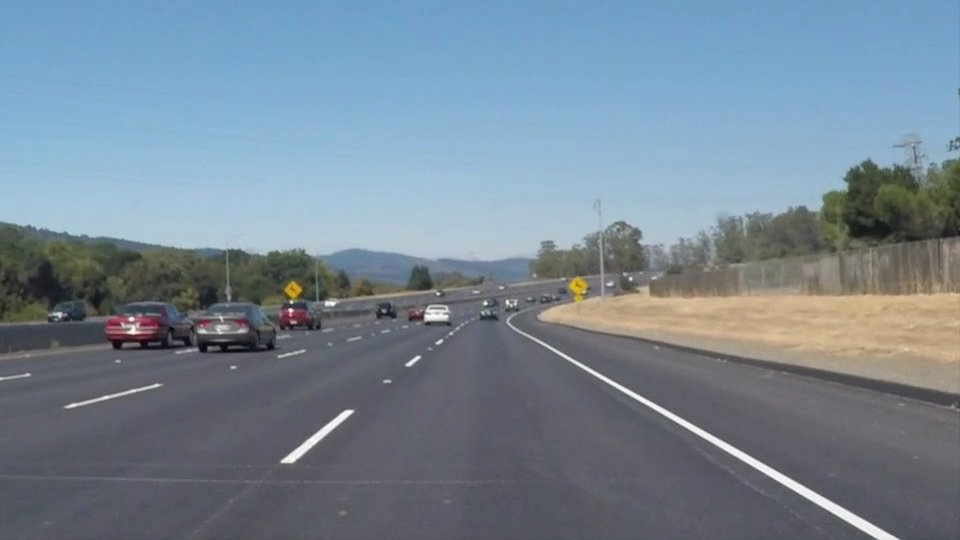
#> input picture test_images/solidWhiteCurve.jpg, 960 x 540 px
$ python -i lane_detection.py   (imports and definitions only)
#> lines starting #> are read from the running program, lines starting #| are printed output that depends on the picture; after the words box and inside, x2 and y2 are one past the last pixel; in counts of white or black regions, pixels touching at a corner belong together
import os
import cv2
import matplotlib.image as mpimg
import numpy as np
from scipy import stats
from moviepy.editor import VideoFileClip
from collections import deque


class LaneDetectorWithMemory:
    # [6 lines left out: function __init__, not called in this run]

    def mean_coefficients(self, coefficients_queue, axis=0):
        return [0, 0] if len(coefficients_queue) == 0 else np.mean(
            coefficients_queue, axis=axis)

    # [18 lines left out: function determine_line_coefficients, not called in this run]

    def lane_detection_pipeline(self, img):
        marked_image = process_image(img)
        return marked_image


# [33 lines left out: functions roi, show_image, not called in this run]


def canny(img, low_threshold, high_threshold):
    """Applies the Canny transform"""
    return cv2.Canny(img, low_threshold, high_threshold)


def gaussian_blur(img, kernel_size):
    """Applies a Gaussian Noise kernel"""
    return cv2.GaussianBlur(img, (kernel_size, kernel_size), 0)


def region_of_interest(img, vertices):
    """
    Applies an image mask. Only keeps the region of the image defined by the polygon formed from `vertices`. The rest of the image is set to black.
    :param img: Image to extract ROI
    :param vertices: [numpy array] vertices of integer points.
    :return:
    """
    # defining a blank mask to start with
    mask = np.zeros_like(img)
    imshape = img.shape

    # defining a 3 channel or 1 channel color to fill the mask with depending on the input image
    if len(imshape) > 2:
        channel_count = imshape[2]  # i.e. 3 or 4 depending on your image
        ignore_mask_color = (255,) * channel_count
    else:
        ignore_mask_color = 255

    # filling pixels inside the polygon defined by "vertices" with the fill color
    cv2.fillPoly(mask, vertices, ignore_mask_color)

    # returning the image only where mask pixels are nonzero
    masked_image = cv2.bitwise_and(img, mask)
    return masked_image


def draw_lines(img, lines, color="red", thickness=5):
    """
    This function draws `lines` with `color` and `thickness`.
    Lines are drawn on the image inplace (mutates the image).
    :param img: original image
    :param lines: lines to be drawn
    :param color: color of lines default = red [255, 0, 0]
    :param thickness: thickness of the line marker
    :return:
    """
    if color == "red":
        color = [255, 0, 0]
    for line in lines:
        for x1, y1, x2, y2 in line:
            cv2.line(img, (x1, y1), (x2, y2), color, thickness)
    return img


def hough_lines(img, rho, theta, threshold, min_line_len, max_line_gap):
    """
    Draws Hough lines on a Canny transformed image
    :param img: canny transformed image
    :param rho: distance in polar coordinate system
    :param theta: angle in polar coordinate system
    :param threshold:
    :param min_line_len: minimum line length to be considered as a line
    :param max_line_gap: maximum line gap to be considered as a line
    :return: image(img) with Hough lines drawn on it
    """
    lines = cv2.HoughLinesP(img, rho, theta, threshold, np.array([]),
                            minLineLength=min_line_len, maxLineGap=max_line_gap)
    line_img = np.zeros_like(img)
    draw_lines(line_img, lines)
    return line_img, lines


def separate_lines(lines, imshape):
    """
    Separates left and line lane marking based on their position and slope
    :param lines: detected lines
    :param imshape: shape of the original image
    :return:
    """

    middle_x = imshape[1] / 2

    left_lane_lines = []
    right_lane_lines = []

    for line in lines:
        for x1, y1, x2, y2 in line:
            dx = x2 - x1
            if dx == 0:
                # Discarding line since we can't gradient is undefined at this dx
                continue
            dy = y2 - y1

            # Similarly, if the y value remains constant as x increases, discard line
            if dy == 0:
                continue

            slope = dy / dx

            # This is pure guess than anything...
            # but get rid of lines with a small slope as they are likely to be horizontal one
            epsilon = 0.1
            if abs(slope) <= epsilon:
                continue

            if slope < 0 and x1 < middle_x and x2 < middle_x:
                # Lane should also be within the left hand side of region of interest
                left_lane_lines.append([[x1, y1, x2, y2]])
            elif x1 >= middle_x and x2 >= middle_x:
                # Lane should also be within the right hand side of region of interest
                right_lane_lines.append([[x1, y1, x2, y2]])

    return left_lane_lines, right_lane_lines


# [11 lines left out: function color_lanes, not called in this run]


def find_lane_lines_formula(lines):
    xs = []
    ys = []

    for line in lines:
        for x1, y1, x2, y2 in line:
            xs.append(x1)
            xs.append(x2)
            ys.append(y1)
            ys.append(y2)

    slope, intercept, r_value, p_value, std_err = stats.linregress(xs, ys)

    # A straight line is expressed as f(x) = Ax + b. Slope is the A, while intercept is the b
    return (slope, intercept)


def trace_lane_line(img, lines, top_y, imshape):
    A, b = find_lane_lines_formula(lines)

    bottom_y = imshape[0] - 1
    # y = Ax + b, therefore x = (y - b) / A
    x_to_bottom_y = (bottom_y - b) / A
    top_x_to_y = (top_y - b) / A

    new_lines = [
        [[int(x_to_bottom_y), int(bottom_y), int(top_x_to_y), int(top_y)]]]
    return draw_lines(img, new_lines)


def trace_both_lane_lines(img, left_lane_lines, right_lane_lines, vert, imshape):
    region_top_left = vert[0][1]

    left_lane_img = trace_lane_line(img, left_lane_lines, region_top_left[1], imshape)
    full_lanes_img = trace_lane_line(left_lane_img, right_lane_lines,region_top_left[1], imshape)

    return full_lanes_img


def process_image(img):
    img_gray = cv2.cvtColor(img, cv2.COLOR_RGB2GRAY)
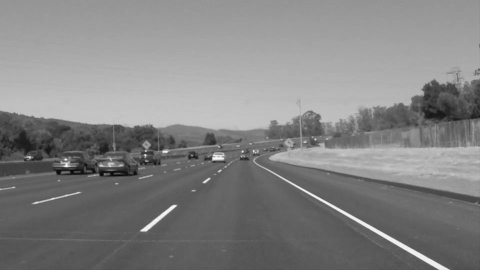
#> img_gray: shape (540, 960) (shown at 1/2 size); min 5, max 255, mean 131.2

    # Create HSV(Hue Saturation Value) color space
    lower_yellow = np.array([20, 100, 100], dtype=np.uint8)
    upper_yellow = np.array([30, 255, 255], dtype=np.uint8)
    # Convert to hsv image
    img_hsv = cv2.cvtColor(img, cv2.COLOR_RGB2HSV)  # RGB2HLS
#> img_hsv: shape (540, 960, 3); mean H, S, V 97.9, 55.2, 152.4

    # Create White and Yellow Masks
    mask_yellow = cv2.inRange(img_hsv, lower_yellow, upper_yellow)
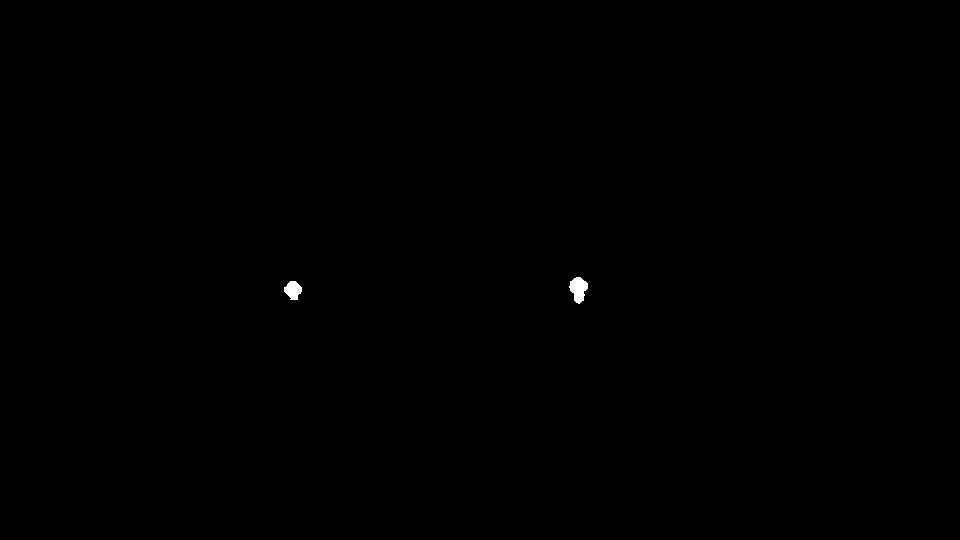
#> mask_yellow: shape (540, 960); 0.11% white; 2 white regions, box (x1, y1, x2, y2) and area: (569, 277, 588, 304) 332, (284, 281, 302, 300) 239
    mask_white = cv2.inRange(img_gray, 200, 255)
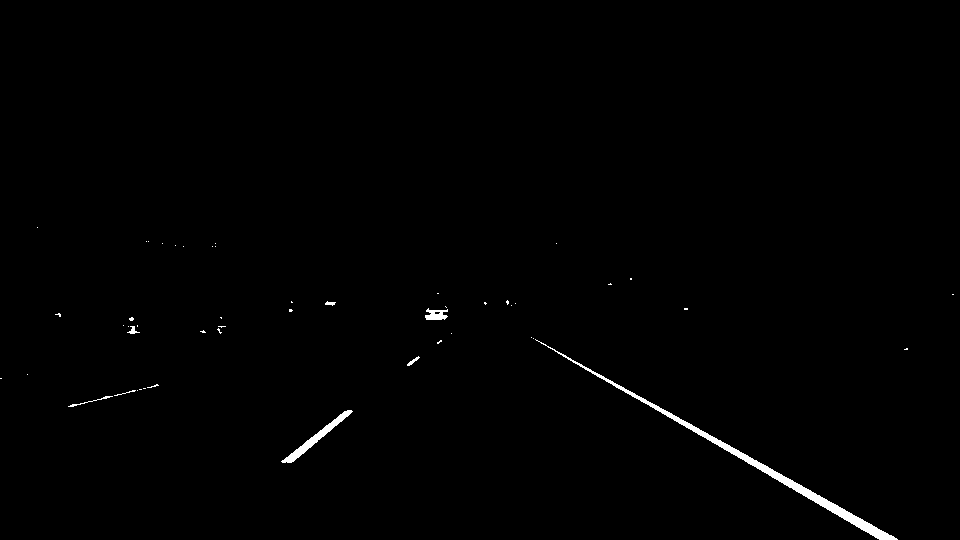
#> mask_white: shape (540, 960); 0.66% white; 50 white regions (42 under 20 px), largest, box (x1, y1, x2, y2) and area: (535, 339, 898, 540) 2264, (281, 410, 353, 463) 570, (425, 308, 448, 320) 182
    mask_yw = cv2.bitwise_or(mask_white, mask_yellow)
#> mask_yw: shape (540, 960); 0.77% white; 52 white regions (42 under 20 px), largest, box (x1, y1, x2, y2) and area: (535, 339, 898, 540) 2264, (281, 410, 353, 463) 570, (569, 277, 588, 304) 332
    img_mask_yw = cv2.bitwise_and(img_gray, mask_yw)

    # Filter noise using Gaussian blur
    gauss_gray = gaussian_blur(img_mask_yw, 5)

    # Canny Edge Detection (recommended ratio of 1:2 or 1:3)
    lower_canny_threshold = 50
    upper_canny_threshold = 150
    canny_edges = canny(gauss_gray, lower_canny_threshold, upper_canny_threshold)


    # get image vertices
    imshape = img.shape
    # ROI mask parameters
    mask_x_pad = 80
    mask_y_pad = 85
    vertices = np.array([[(0, imshape[0]),
                          (imshape[1] / 2 - mask_x_pad,
                           imshape[0] / 2 + mask_y_pad),
                          (imshape[1] / 2 + mask_x_pad,
                           imshape[0] / 2 + mask_y_pad),
                          (imshape[1], imshape[0])]],
                        dtype=np.int32)

    # Get image only inside the Region of Interest
    img_roi = region_of_interest(canny_edges, vertices)
#> in region_of_interest, `cv2.fillPoly(mask, vertices, ignore_mask_color)`:
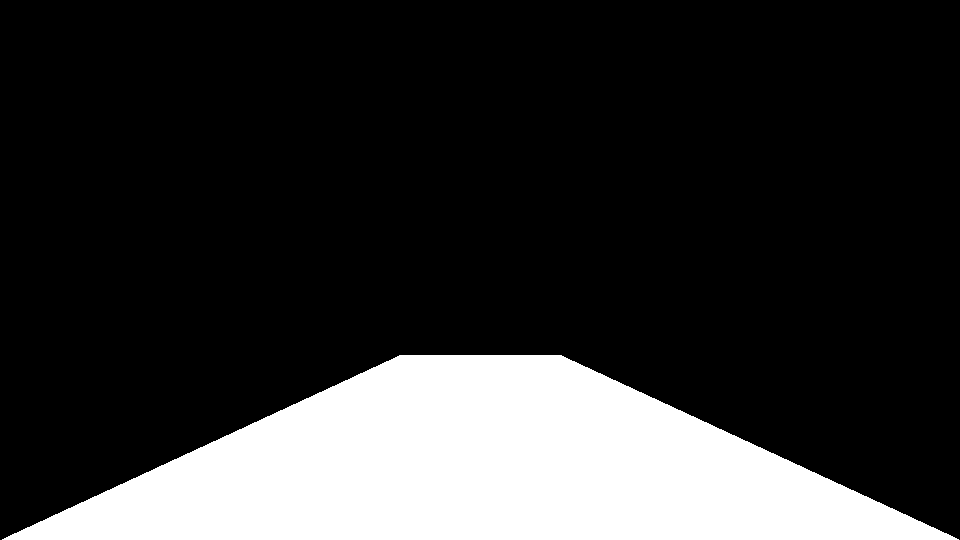
#> mask: shape (540, 960); 20% white; 1 white region, box (x1, y1, x2, y2) and area: (2, 355, 959, 540) 103629
#> in region_of_interest, `masked_image = cv2.bitwise_and(img, mask)`:
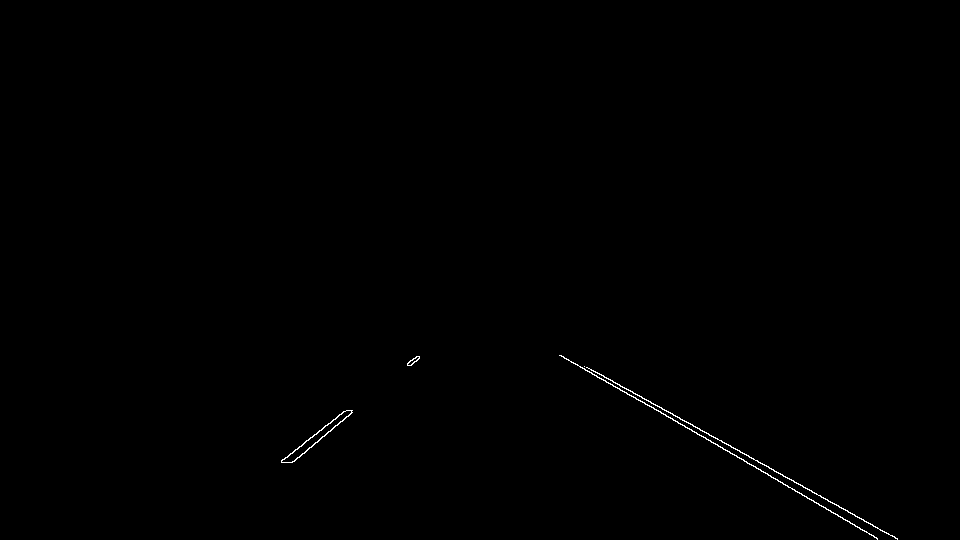
#> masked_image: shape (540, 960); 0.24% white in thin lines or dots, all inside (x1, y1, x2, y2) = (281, 355, 898, 540)

    # Detect and draw Hough Lines
    hough_threshold = 10  # 10
    hough_min_lin_len = 20  # 20
    hough_max_lin_gap = 15  # 15
    img_line, lines = hough_lines(img_roi, 1, np.pi / 180, hough_threshold,
                                  hough_min_lin_len, hough_max_lin_gap)
#> in hough_lines, `lines = cv2.HoughLinesP(img, rho, theta, threshold, np.array([]), minL..`: lines = 13 rows, first 6: [561, 355, 876, 537], [587, 367, 897, 539], [290, 462, 352, 412], [281, 462, 339, 414], [294, 461, 317, 442], [771, 477, 877, 539]
#> the loop in draw_lines, `for line in lines:` made 13 passes
#> after the loop in draw_lines, `for line in lines:`:
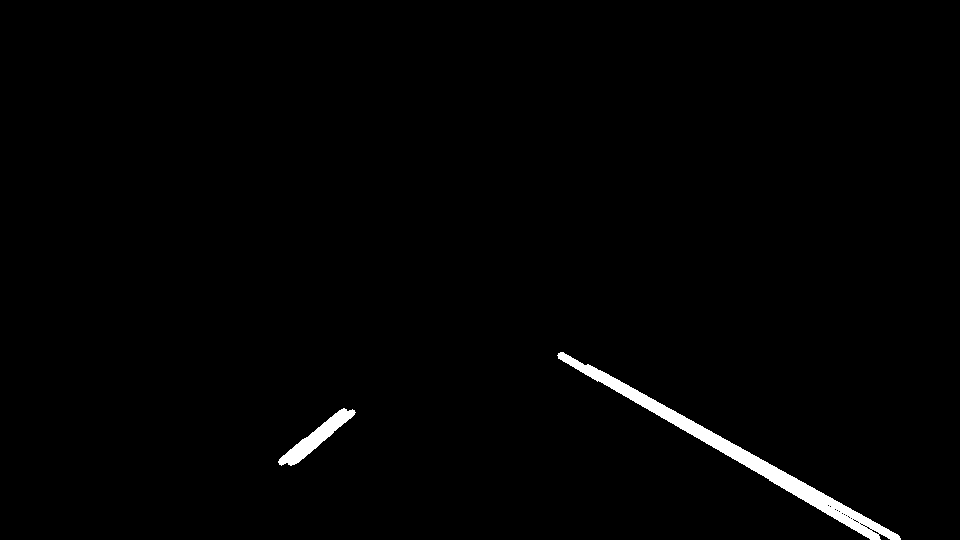
#> img: shape (540, 960); 1.2% white; 2 white regions, box (x1, y1, x2, y2) and area: (557, 352, 901, 540) 5024, (278, 408, 356, 466) 1209

    # separate left and right lanes
    img_sep_lns = separate_lines(lines, imshape)
#> the loop in separate_lines, `for line in lines:` made 13 passes
#> after the loop in separate_lines, `for line in lines:`: left_lane_lines = [[[290, 462, 352, 412]], [[281, 462, 339, 414]], [[294, 461, 317, 442]], [[321, 430, 344, 411]], [[291, 462, 331, 430]], [[281, 461, 306, 440]], [[322, 429, 343, 411]]]; right_lane_lines = [[[561, 355, 876, 537]], [[587, 367, 897, 539]], [[771, 477, 877, 539]], [[599, 373, 897, 538]], [[560, 355, 599, 378]], [[635, 397, 777, 479]]]
#    img_color_lns = color_lanes(img, img_sep_lns[0], img_sep_lns[1])

    marked_image = trace_both_lane_lines(img, img_sep_lns[0],
                                           img_sep_lns[1], vertices, imshape)
#> in trace_lane_line, `top_x_to_y = (top_y - b) / A`: top_x_to_y = 415
#> in trace_lane_line, `new_lines = [ [[int(x_to_bottom_y), int(bottom_y), int(top_x_to_y), in..`: new_lines = [[[192, 539, 414, 355]]]
#> the loop in draw_lines (call 2), `for line in lines:` made 1 pass
#> call 3 of draw_lines, with color = 'red', thickness = 5
#> the loop in draw_lines (call 3), `for line in lines:` made 1 pass
#> line on pass 1: [[886, 539, 561, 355]]
#> after the loop in draw_lines (call 3), `for line in lines:`:
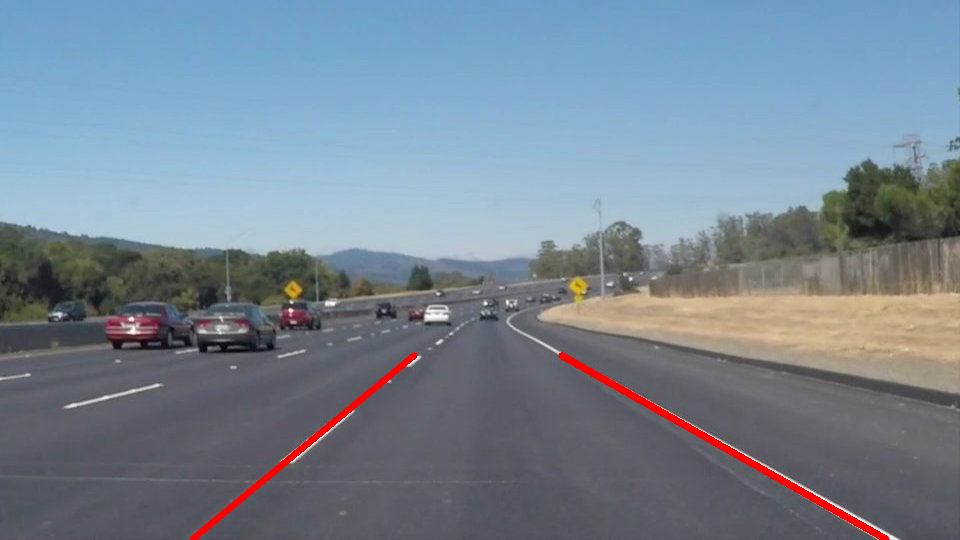
#> img: shape (540, 960, 3); mean R, G, B 119.3, 132.9, 146.5

    return marked_image


def create_lane_line_coefficients_list(length = 10):
    return deque(maxlen=length)


MAXIMUM_SLOPE_DIFF = 0.1
MAXIMUM_INTERCEPT_DIFF = 50.0


# [40 lines left out: functions lane_detection_images, lane_detection_videos, main, not called in this run]


# [2 lines not run here, left out]

>>> import cv2
>>> picture = cv2.cvtColor(cv2.imread('test_images/solidWhiteCurve.jpg'), cv2.COLOR_BGR2RGB)
>>> result = process_image(picture)

$ run again, on test_images/solidYellowLeft.jpg
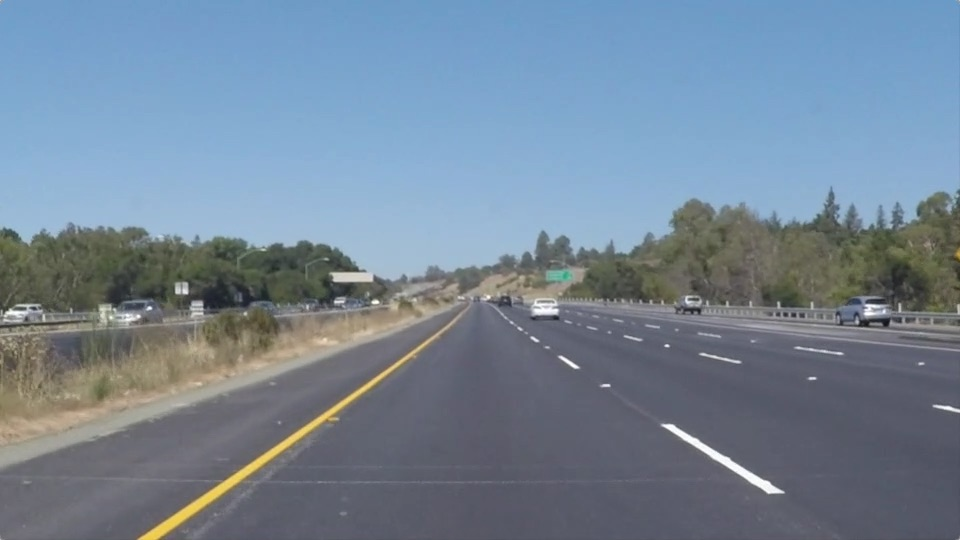
#> input picture test_images/solidYellowLeft.jpg, 960 x 540 px
#> img_hsv: shape (540, 960, 3); mean H, S, V 94.7, 61.6, 155
#> mask_yellow: shape (540, 960); 0.56% white; 4 white regions (1 under 20 px), largest, box (x1, y1, x2, y2) and area: (139, 373, 386, 540) 2830, (955, 247, 960, 260) 46, (397, 360, 408, 368) 20
#> mask_white: shape (540, 960); 0.65% white; 66 white regions (52 under 20 px), largest, box (x1, y1, x2, y2) and area: (164, 374, 384, 527) 1065, (662, 424, 784, 493) 921, (333, 273, 372, 281) 300
#> mask_yw: shape (540, 960); 0.99% white; 61 white regions (46 under 20 px), largest, box (x1, y1, x2, y2) and area: (139, 366, 395, 540) 2859, (662, 424, 784, 493) 921, (333, 273, 372, 281) 300
#> mask: shape (540, 960); 20% white; 1 white region, box (x1, y1, x2, y2) and area: (2, 355, 959, 540) 103629
#> masked_image: shape (540, 960); 0.25% white in thin lines or dots, all inside (x1, y1, x2, y2) = (139, 356, 784, 540)
#> in hough_lines, `lines = cv2.HoughLinesP(img, rho, theta, threshold, np.array([]), minL..`: lines = 17 rows, first 6: [162, 538, 405, 362], [258, 458, 343, 401], [662, 426, 768, 492], [139, 537, 403, 359], [670, 424, 783, 491], [668, 424, 782, 492]
#> the loop in draw_lines, `for line in lines:` made 17 passes
#> after the loop in draw_lines, `for line in lines:`:
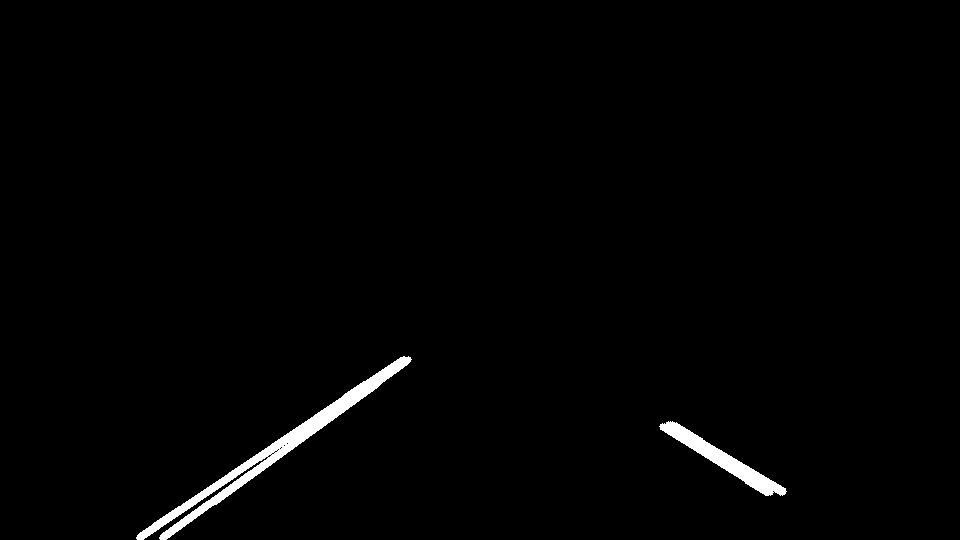
#> img: shape (540, 960); 1.3% white; 2 white regions, box (x1, y1, x2, y2) and area: (136, 356, 412, 540) 4627, (659, 421, 787, 496) 2009
#> the loop in separate_lines, `for line in lines:` made 17 passes
#> after the loop in separate_lines, `for line in lines:`: left_lane_lines = 11 items; right_lane_lines = [[[662, 426, 768, 492]], [[670, 424, 783, 491]], [[668, 424, 782, 492]], [[664, 426, 770, 492]], [[674, 425, 700, 441]], [[747, 480, 767, 492]]]
#> the loop in find_lane_lines_formula, `for line in lines:` made 11 passes
#> line on passes 1 to 8: [[162, 538, 405, 362]], [[258, 458, 343, 401]], [[139, 537, 403, 359]], [[213, 502, 377, 383]], [[163, 537, 251, 473]], [[139, 538, 404, 359]], [[384, 374, 404, 360]], [[379, 380, 408, 359]]
#> after the loop in find_lane_lines_formula, `for line in lines:`: xs = [162, 405, 258, 343, 139, 403, 213, 377, 163, 251, 139, 404, 384, 404, 379, 408, 154, 181, 162, 209, 344, 366]; ys = [538, 362, 458, 401, 537, 359, 502, 383, 537, 473, 538, 359, 374, 360, 380, 359, 526, 508, 537, 503, 398, 383]
#> slope = -0.698; intercept = 642.7; r_value = -0.997; p_value = 1.02e-23; std_err = 0.0121
#> A = -0.698; b = 642.7
#> x_to_bottom_y = 148.4
#> top_x_to_y = 411.9
#> new_lines = [[[148, 539, 411, 355]]]
#> the loop in draw_lines (call 2), `for line in lines:` made 1 pass
#> the loop in draw_lines (call 3), `for line in lines:` made 1 pass
#> line on pass 1: [[849, 539, 555, 355]]
#> after the loop in draw_lines (call 3), `for line in lines:`:
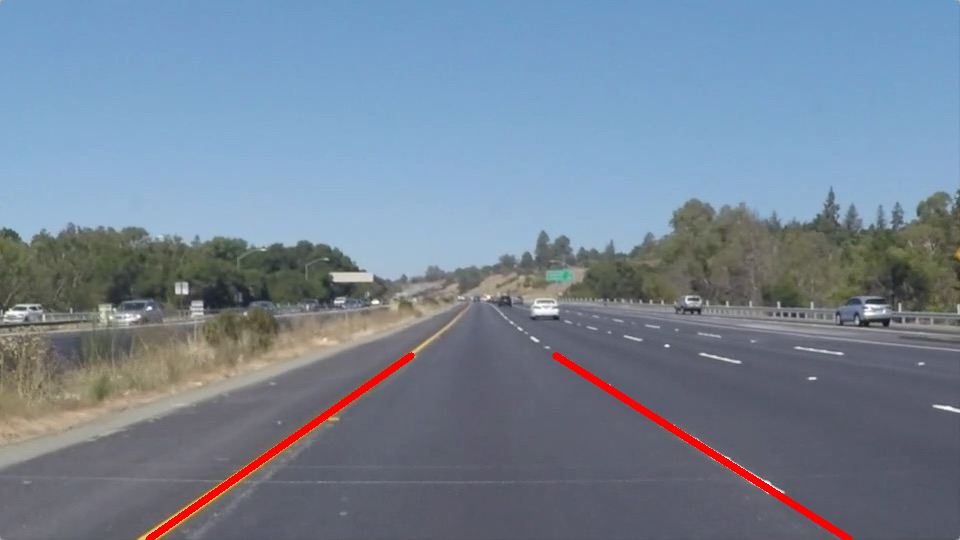
#> img: shape (540, 960, 3); mean R, G, B 117.1, 132, 149.5
